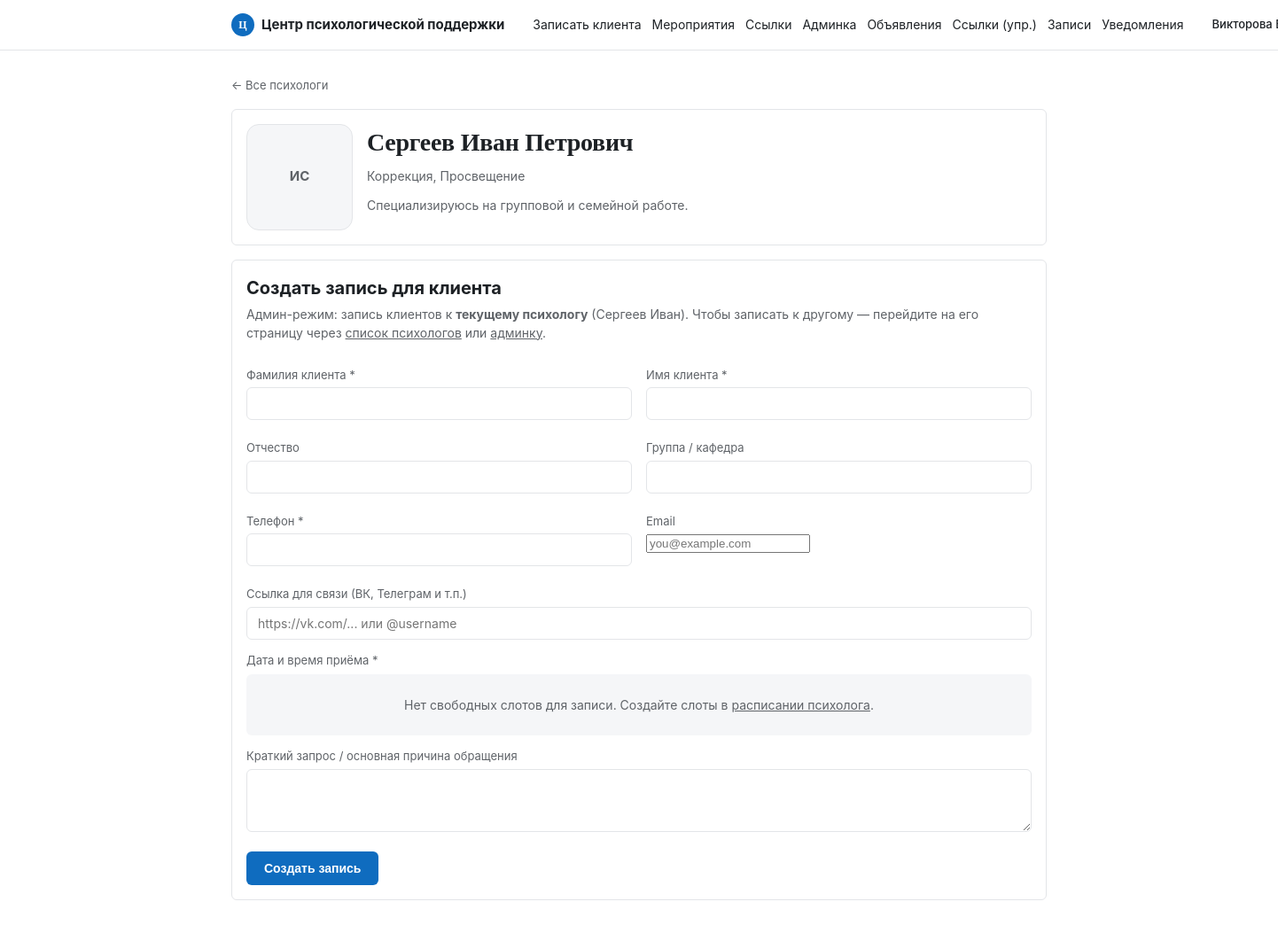
The app's page /psychologist?id=2 (signed in) with its own data.
### tables this page shows
CREATE TABLE psychologist_profiles (
    id              INT UNSIGNED AUTO_INCREMENT PRIMARY KEY,
    user_id         INT UNSIGNED NOT NULL UNIQUE,
    photo_path      VARCHAR(255) NULL,
    bio             TEXT NULL,
    max_hours_per_week SMALLINT UNSIGNED NOT NULL DEFAULT 9,
    FOREIGN KEY (user_id) REFERENCES users(id) ON DELETE CASCADE
);

CREATE TABLE users (
    id              INT UNSIGNED AUTO_INCREMENT PRIMARY KEY,
    role            ENUM('client', 'psychologist', 'admin') NOT NULL DEFAULT 'client',
    last_name       VARCHAR(100) NOT NULL,
    first_name      VARCHAR(100) NOT NULL,
    patronymic      VARCHAR(100) NULL,
    group_or_dept   VARCHAR(100) NULL COMMENT 'группа студента / кафедра ППС / отдел сотрудника',
    phone           VARCHAR(20)  NULL,
    email           VARCHAR(150) NULL UNIQUE,
    contact_link    VARCHAR(255) NULL COMMENT 'ссылка для связи (ВК, телеграм и т.п.)',
    password_hash   VARCHAR(255) NULL COMMENT 'NULL пока нет своей авторизации / если вход через SSO портала',
    telegram_chat_id VARCHAR(64) NULL COMMENT 'привязывается через бота (/link команда), NULL пока не привязан',
    created_at      DATETIME NOT NULL DEFAULT CURRENT_TIMESTAMP
);

### src/Controllers/BookingController.php (called while the page is built, shortened)
<?php
class BookingController
{
    public function show(): void
    {
        $db = Database::connection();
        $psychologistId = (int) ($_GET['id'] ?? 0);
        $stmt = $db->prepare(
            "SELECT
                p.id,
                u.first_name, u.last_name, u.patronymic,
                p.photo_path, p.bio,
                GROUP_CONCAT(d.name SEPARATOR ', ') AS directions
             FROM psychologist_profiles p
             JOIN users u ON u.id = p.user_id
             LEFT JOIN psychologist_directions pd ON pd.psychologist_id = p.id
             LEFT JOIN directions d ON d.id = pd.direction_id
             WHERE p.id = ?
             GROUP BY p.id, u.first_name, u.last_name, u.patronymic, p.photo_path, p.bio"
        );
        $stmt->execute([$psychologistId]);
        $psychologist = $stmt->fetch();
        $isStaff = Auth::check() && in_array(Auth::role(), ['admin', 'psychologist'], true);
        require __DIR__ . '/../../templates/psychologist.php';
    }
}

### src/Core/Router.php (called while the page is built, shortened)
<?php
class Router
{
    private array $routes = [];
    public function get(string $path, array $handler): void
    {
        $this->routes['GET'][$path] = $handler;
    }
    public function post(string $path, array $handler): void
    {
        $this->routes['POST'][$path] = $handler;
    }
    public function dispatch(string $method, string $uri): void
    {
        $path = parse_url($uri, PHP_URL_PATH);
        $path = rtrim($path, '/') ?: '/';
        $handler = $this->routes[$method][$path] ?? null;
        [$controllerClass, $action] = $handler;
        $controller = new $controllerClass();
        $controller->$action();
    }
}

### public/index.php (called while the page is built, shortened)
<?php
spl_autoload_register(function (string $class) {
    $prefix = 'App\\';
    $relative = substr($class, strlen($prefix));
    $path = __DIR__ . '/../src/' . str_replace('\\', '/', $relative) . '.php';
});
$router = new Router();
$router->get('/', [HomeController::class, 'index']);
$router->get('/psychologist', [BookingController::class, 'show']);
$router->get('/api/psychologist/slots', [BookingController::class, 'slotsApi']);
$router->get('/book', [BookingController::class, 'bookForm']);
$router->post('/book', [BookingController::class, 'store']);
$router->post('/book-for-client', [BookingController::class, 'storeForClient']);
$router->get('/login', [AuthController::class, 'loginForm']);
$router->post('/login', [AuthController::class, 'login']);
$router->get('/logout', [AuthController::class, 'logout']);
$router->get('/cabinet', [ClientController::class, 'cabinet']);
$router->post('/cabinet/cancel', [ClientController::class, 'cancel']);
$router->post('/cabinet/reschedule', [ClientController::class, 'reschedule']);
$router->get('/dashboard', [PsychologistController::class, 'dashboard']);
$router->get('/dashboard/profile', [PsychologistController::class, 'profile']);
$router->post('/dashboard/profile', [PsychologistController::class, 'updateProfile']);
$router->get('/dashboard/schedule', [PsychologistController::class, 'schedule']);
$router->post('/dashboard/schedule', [PsychologistController::class, 'addSlot']);
$router->post('/dashboard/schedule/block', [PsychologistController::class, 'blockSlot']);
$router->get('/dashboard/clients', [PsychologistController::class, 'clients']);
$router->get('/dashboard/clients/show', [PsychologistController::class, 'clientDetail']);
$router->post('/dashboard/notes', [PsychologistController::class, 'addNote']);
$router->post('/dashboard/appointments/cancel', [PsychologistController::class, 'cancelAppointment']);
$router->post('/dashboard/message', [PsychologistController::class, 'messageClient']);
$router->get('/announcements', [AnnouncementController::class, 'index']);
$router->get('/dashboard/announcements', [AnnouncementController::class, 'manage']);
$router->post('/dashboard/announcements', [AnnouncementController::class, 'create']);
$router->post('/dashboard/announcements/delete', [AnnouncementController::class, 'delete']);
$router->get('/contacts', [ContactController::class, 'index']);
$router->get('/admin/contacts', [ContactController::class, 'manage']);
$router->post('/admin/contacts', [ContactController::class, 'create']);
$router->post('/admin/contacts/delete', [ContactController::class, 'delete']);
$router->get('/admin', [AdminController::class, 'index']);
$router->get('/admin/psychologists/new', [AdminController::class, 'newPsychologistForm']);
$router->post('/admin/psychologists', [AdminController::class, 'createPsychologist']);
$router->post('/admin/psychologists/delete', [AdminController::class, 'deletePsychologist']);
$router->get('/admin/schedule', [AdminController::class, 'schedule']);
$router->post('/admin/schedule', [AdminController::class, 'addSlot']);
$router->post('/admin/schedule/block', [AdminController::class, 'blockSlot']);
$router->get('/admin/appointments', [AdminController::class, 'appointments']);
$router->post('/admin/appointments/cancel', [AdminController::class, 'cancelAppointment']);
$router->get('/admin/appointments/move', [AdminController::class, 'moveAppointmentForm']);
$router->post('/admin/appointments/move', [AdminController::class, 'moveAppointment']);
$router->get('/admin/notifications', [AdminController::class, 'notifications']);
$router->dispatch($_SERVER['REQUEST_METHOD'], $_SERVER['REQUEST_URI']);

### src/Core/Auth.php (called while the page is built, shortened)
<?php
class Auth
{
    public static function check(): bool
    {
        return isset($_SESSION['user_id']);
    }
    public static function role(): ?string
    {
        return $_SESSION['user_role'] ?? null;
    }
}

### templates/psychologist.php (the view, shortened to what this page needs)
<?php
require __DIR__ . '/partials/header.php';
$isStaff = $isStaff ?? false;
$currentRole = $isStaff ? Auth::role() : null;
$staffPsychologistProfileId = $staffPsychologistProfileId ?? null;
$freeSlotsForForm = $freeSlotsForForm ?? [];
$viewingOtherPsychologist = false;
?>
<div data-psychologist-page data-psychologist-id="<?= (int)$psychologist['id'] ?>">
    <a href="/" class="back-link">← Все психологи</a>
    <div class="card">
        <div class="tw-profile">
            <div class="tw-profile__photo">
                <?php if (!empty($psychologist['photo_path'])): ?>
                    <img src="<?= htmlspecialchars($psychologist['photo_path']) ?>" alt="">
                <?php else: ?>
                    <?php
                        $fn = (string)($psychologist['first_name'] ?? '');
                        $ln = (string)($psychologist['last_name'] ?? '');
                        if (function_exists('mb_substr')) {
                            $initials = mb_substr($fn, 0, 1) . mb_substr($ln, 0, 1);
                        } else {
                            $initials = substr($fn, 0, 1) . substr($ln, 0, 1);
                        }
                    ?>
                    <?= htmlspecialchars($initials) ?>
                <?php endif; ?>
            </div>
            <div>
                <h1 style="margin-bottom:6px;">
                    <?= htmlspecialchars($psychologist['last_name'] . ' ' . $psychologist['first_name'] . ' ' . ($psychologist['patronymic'] ?? '')) ?>
                </h1>
                <?php if (!empty($psychologist['directions'])): ?>
                    <p class="subtitle" style="margin-bottom:10px;"><?= htmlspecialchars($psychologist['directions']) ?></p>
                <?php else: ?>
                    <p class="subtitle" style="margin-bottom:10px;">Психологическая консультация</p>
                <?php endif; ?>
                <?php if (!empty($psychologist['bio'])): ?>
                    <div style="margin-top:12px;color:var(--text-secondary);font-size:14px;">
                        <?= nl2br(htmlspecialchars(trim(strip_tags($psychologist['bio'])))) ?>
                    </div>
                <?php endif; ?>
            </div>
        </div>
    </div>
    <?php if ($isStaff): ?>
        <div class="card" style="margin-top:16px;">
            <h2 style="margin:0 0 4px;font-size:20px;">Создать запись для клиента</h2>
            <p class="subtitle" style="margin:0 0 16px;">
                <?php if ($currentRole === 'psychologist'): ?>
                    <?php if ($viewingOtherPsychologist): ?>
                        <span style="color:var(--danger);">
                            ⚠️ Вы смотрите страницу коллеги, но форма работает только для ваших записей (к вам).
                        </span>
                    <?php else: ?>
                        Форма для записи клиентов к вам на приём.
                    <?php endif; ?>
                <?php else: ?>
                    Админ-режим: запись клиентов к <strong>текущему психологу</strong> (<?= htmlspecialchars($psychologist['last_name'] . ' ' . $psychologist['first_name']) ?>).
                    Чтобы записать к другому — перейдите на его страницу через <a href="/" style="color:var(--primary);">список психологов</a> или <a href="/admin" style="color:var(--primary);">админку</a>.
                <?php endif; ?>
            </p>
            <form method="post" action="/book-for-client" class="">
                <?php
                    $formPsychId = $currentRole === 'psychologist'
                        ? (int)$staffPsychologistProfileId
                        : (int)$psychologist['id'];
                ?>
                <div style="display:grid;grid-template-columns:1fr 1fr;gap:10px 16px;">
                    <div>
                        <label for="s_last_name">Фамилия клиента *</label>
                        <input type="text" id="s_last_name" name="last_name" required>
                    </div>
                    <div>
                        <label for="s_first_name">Имя клиента *</label>
                        <input type="text" id="s_first_name" name="first_name" required>
                    </div>
                    <div>
                        <label for="s_patronymic">Отчество</label>
                        <input type="text" id="s_patronymic" name="patronymic">
                    </div>
                    <div>
                        <label for="s_group">Группа / кафедра</label>
                        <input type="text" id="s_group" name="group_or_dept">
                    </div>
                    <div>
                        <label for="s_phone">Телефон *</label>
                        <input type="tel" id="s_phone" name="phone" required>
                    </div>
                    <div>
                        <label for="s_email">Email</label>
                        <input type="email" id="s_email" name="email" placeholder="you@example.com">
                    </div>
                    <div style="grid-column:1 / -1;">
                        <label for="s_contact_link">Ссылка для связи (ВК, Телеграм и т.п.)</label>
                        <input type="text" id="s_contact_link" name="contact_link" placeholder="https://vk.com/... или @username">
                    </div>
                </div>
                <label for="s_slot" style="margin-top:14px;display:block;">Дата и время приёма *</label>
                <?php if (empty($freeSlotsForForm)): ?>
                    <p class="empty-state" style="margin:6px 0 0;">
                        Нет свободных слотов для записи.
                        <?php if ($currentRole === 'psychologist'): ?>
                            Создайте слоты в <a href="/dashboard/schedule" style="color:var(--primary);">вашем расписании</a>.
                        <?php else: ?>
                            Создайте слоты в <a href="/admin/schedule?psychologist_id=<?= $formPsychId ?>" style="color:var(--primary);">расписании психолога</a>.
                        <?php endif; ?>
                    </p>
                <?php endif; ?>
                <label for="s_comment" style="margin-top:14px;display:block;">Краткий запрос / основная причина обращения</label>
                <textarea id="s_comment" name="comment" rows="3"></textarea>
                <button type="submit" class="btn" style="margin-top:16px;" <?= empty($freeSlotsForForm) ? 'disabled' : '' ?>>
                    Создать запись
                </button>
            </form>
        </div>
    <?php endif; ?>
</div>
<?php require __DIR__ . '/partials/footer.php'; ?>

### public/assets/css/style.css (style rules this page uses)
:root { --blue: #0F6CBF; --blue-dark: #0B4F8F; --blue-light: #E8F1FA; --ink: #1D2125; --muted: #5F6368; --border: #E3E5E8; --bg: #FFFFFF; --panel: #F5F6F8; --white: #FFFFFF; --radius: 6px; --font-display: Georgia, "Times New Roman", serif; --font-sans: -apple-system, "Segoe UI", Roboto, Arial, sans-serif; --text: var(--ink); --text-secondary: var(--muted); }
* { box-sizing: border-box; }
body { margin: 0; font-family: var(--font-sans); background: var(--bg); color: var(--ink); font-size: 15px; line-height: 1.5; }
a { color: var(--blue); }
h1 { font-family: var(--font-display); font-size: 28px; font-weight: 700; margin: 0 0 6px; letter-spacing: -0.01em; }
.subtitle { color: var(--muted); font-size: 14px; margin: 0 0 24px; }
.card { background: var(--white); border: 1px solid var(--border); border-radius: var(--radius); padding: 16px; margin-bottom: 12px; }
.empty-state { color: var(--muted); font-size: 14px; padding: 24px; text-align: center; background: var(--panel); border-radius: var(--radius); }
label { display: block; font-size: 13px; color: var(--muted); margin: 12px 0 4px; }
input[type="text"], input[type="tel"], input[type="password"], input[type="date"], input[type="time"], select, textarea { width: 100%; padding: 9px 12px; border: 1px solid var(--border); border-radius: var(--radius); font-size: 14px; font-family: inherit; background: var(--white); color: var(--ink); }
textarea { min-height: 70px; resize: vertical; }
.btn { display: inline-block; background: var(--blue); color: var(--white); border: none; border-radius: var(--radius); padding: 11px 20px; font-size: 14px; font-weight: 600; cursor: pointer; text-decoration: none; margin-top: 16px; }
.back-link { display: inline-block; margin-bottom: 16px; color: var(--muted); text-decoration: none; font-size: 13px; }

### public/assets/css/app.css (style rules this page uses)
.tw-profile { display: grid; grid-template-columns: 120px 1fr; gap: 16px; align-items: start; }
.tw-profile__photo { width: 120px; height: 120px; border-radius: 14px; border: 1px solid var(--border); overflow: hidden; background: var(--panel); display: flex; align-items: center; justify-content: center; color: var(--muted); font-weight: 700; }

### records on screen
psychologist_profiles: user.last_name "ИС", user.patronymic "Сергеев Иван Петрович", bio "Специализируюсь на групповой и семейной работе.", user.first_name "Сергеев Иван"

### other values on screen
$roleLabel "Админка"
$psychologist['directions'] "Коррекция, Просвещение"
